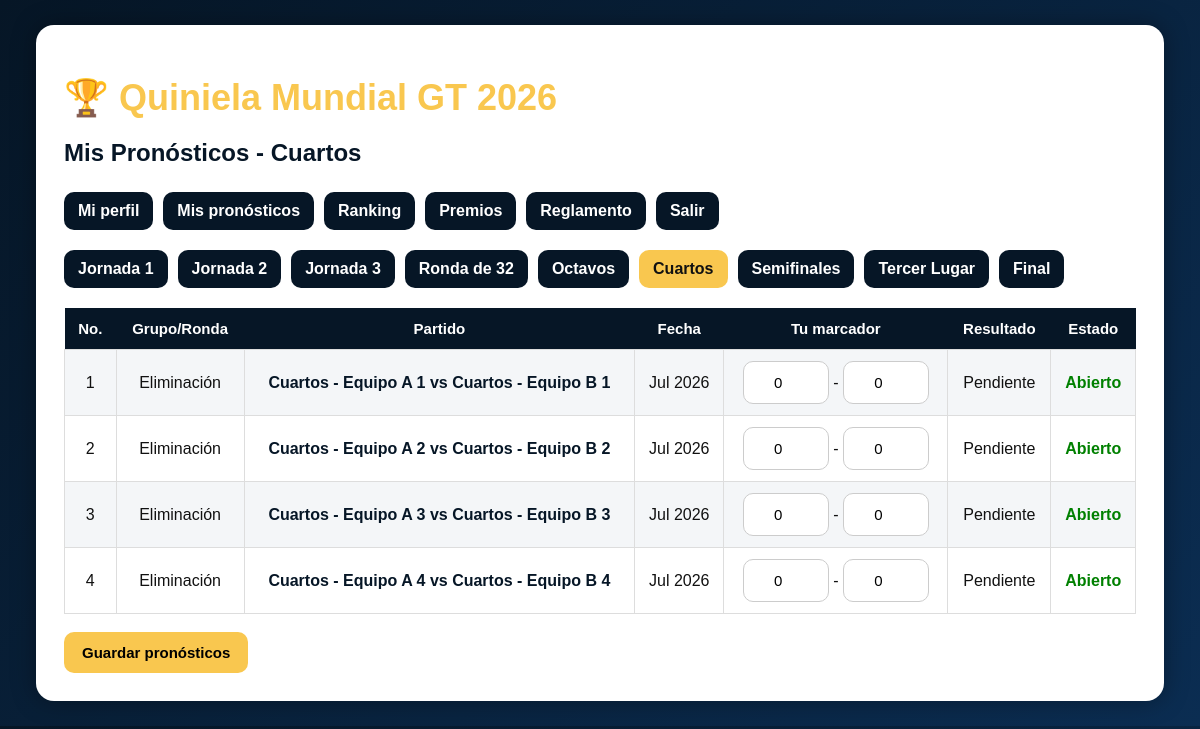
Screenshot of /pronosticos?etapa=Cuartos (signed in) with the database file from the repository.
### models.py (models this page shows)
class Partido(db.Model):
    __tablename__ = "partidos"
    id = db.Column(db.Integer, primary_key=True)
    etapa = db.Column(db.String(50))
    grupo = db.Column(db.String(50))
    numero = db.Column(db.Integer)
    equipo_local = db.Column(db.String(100))
    equipo_visitante = db.Column(db.String(100))
    fecha_texto = db.Column(db.String(100))
    fecha_hora = db.Column(db.DateTime)
    goles_local = db.Column(db.Integer)
    goles_visitante = db.Column(db.Integer)
    cerrado = db.Column(db.Boolean, default=False)

### app.py (the view, shortened to what this page needs)
@app.route("/pronosticos", methods=["GET", "POST"])
def pronosticos():
    usuario = usuario_actual()
    if not usuario:
        return redirect("/")
    etapa = request.args.get("etapa", "Jornada 1")
    partidos = Partido.query.filter_by(etapa=etapa).order_by(Partido.numero).all()
    etapas = [x[0] for x in db.session.query(Partido.etapa).distinct().all()]
    pronosticos_usuario = Pronostico.query.filter_by(usuario_id=usuario.id).all()
    pron_map = {p.partido_id: p for p in pronosticos_usuario}
    return render_template(
        "pronosticos.html",
        usuario=usuario,
        partidos=partidos,
        etapas=etapas,
        etapa=etapa,
        pron_map=pron_map
    )

### app.py (called while the page is built)
def usuario_actual():
    if "usuario_id" not in session:
        return None
    return Usuario.query.get(session["usuario_id"])

### templates/pronosticos.html (shortened to what this page needs)
<!DOCTYPE html>
<html>
<head>
    <link rel="stylesheet" href="{{ url_for('static', filename='css/style.css') }}">
</head>
<body>
<div class="container">
<div class="card">
<h1>🏆 Quiniela Mundial GT 2026</h1>
<h2>Mis Pronósticos - {{ etapa }}</h2>
<div class="nav">
    <a href="/dashboard">Mi perfil</a>
    <a href="/pronosticos">Mis pronósticos</a>
    <a href="/ranking">Ranking</a>
    <a href="/premios">Premios</a>
    <a href="/reglamento">Reglamento</a>
    <a href="/logout">Salir</a>
</div>
<div class="nav">
{% for e in etapas %}
    <a class="{% if e == etapa %}gold{% endif %}" href="/pronosticos?etapa={{ e }}">{{ e }}</a>
{% endfor %}
</div>
<form method="POST">
<table>
<tr><th>No.</th><th>Grupo/Ronda</th><th>Partido</th><th>Fecha</th><th>Tu marcador</th><th>Resultado</th><th>Estado</th></tr>
{% for p in partidos %}
{% set pron = pron_map.get(p.id) %}
<tr>
<td>{{ p.numero }}</td>
<td>{{ p.grupo }}</td>
<td class="match-name">{{ p.equipo_local }} vs {{ p.equipo_visitante }}</td>
<td>{{ p.fecha_texto or '-' }}</td>
<td>
{% if p.cerrado %}
    {{ pron.pron_local if pron else '-' }} - {{ pron.pron_visitante if pron else '-' }}
{% else %}
    <input class="score-input" type="number" min="0" name="local_{{ p.id }}" value="{{ pron.pron_local if pron else 0 }}"> -
    <input class="score-input" type="number" min="0" name="visita_{{ p.id }}" value="{{ pron.pron_visitante if pron else 0 }}">
{% endif %}
</td>
<td>{% if p.goles_local is not none %}{{ p.goles_local }} - {{ p.goles_visitante }}{% else %}Pendiente{% endif %}</td>
<td>{% if p.cerrado %}<span class="locked">Cerrado</span>{% else %}<span class="open">Abierto</span>{% endif %}</td>
</tr>
{% endfor %}
</table>
<br>
<button>Guardar pronósticos</button>
</form>
</div>
</div>
</body>
</html>

### static/css/style.css (style rules this page uses)
body { background: linear-gradient(135deg,#061626,#0b2d52); color:white; font-family: Arial, sans-serif; margin:0; }
.container { width:94%; margin:auto; padding:25px; }
.card { background:white; color:#111; padding:28px; border-radius:18px; box-shadow:0 0 25px rgba(0,0,0,.35); }
h1 { color:#f9c74f; font-size:36px; margin-bottom:10px; }
h2 { color:#061626; margin-bottom:25px; }
.nav { display:flex; flex-wrap:wrap; gap:10px; margin-bottom:20px; }
.nav a { background:#061626; color:white; padding:10px 14px; border-radius:10px; text-decoration:none; font-weight:bold; }
.nav a.gold { background:#f9c74f; color:#111; }
input { padding:12px; border-radius:10px; border:1px solid #ccc; color:#000; background:#fff; font-size:15px; }
button { background:#f9c74f; border:none; padding:12px 18px; border-radius:10px; cursor:pointer; font-weight:bold; font-size:15px; }
table { width:100%; border-collapse:collapse; margin-top:15px; }
th { background:#061626; color:white; padding:12px; font-size:15px; }
td { padding:11px; border:1px solid #ddd; text-align:center; }
tr:nth-child(even) { background:#f4f6f8; }
.match-name { font-weight:bold; color:#061626; }
.score-input { width:60px; text-align:center; }
.open { color:green; font-weight:bold; }

### rows the page displays
Partido: numero "1", grupo "Eliminación", equipo_local "Cuartos - Equipo A 1", equipo_visitante "Cuartos - Equipo B 1", fecha_texto "Jul 2026", pron_local "0", pron_visitante "0", shows "Pendiente", cerrado "Abierto"
Partido: numero "2", grupo "Eliminación", equipo_local "Cuartos - Equipo A 2", equipo_visitante "Cuartos - Equipo B 2", fecha_texto "Jul 2026", pron_local "0", pron_visitante "0", shows "Pendiente", cerrado "Abierto"
Partido: numero "3", grupo "Eliminación", equipo_local "Cuartos - Equipo A 3", equipo_visitante "Cuartos - Equipo B 3", fecha_texto "Jul 2026", pron_local "0", pron_visitante "0", shows "Pendiente", cerrado "Abierto"
Partido: numero "4", grupo "Eliminación", equipo_local "Cuartos - Equipo A 4", equipo_visitante "Cuartos - Equipo B 4", fecha_texto "Jul 2026", pron_local "0", pron_visitante "0", shows "Pendiente", cerrado "Abierto"

### other values shown
{{ etapa }} "Cuartos"
{{ e }} "Jornada 1" "Jornada 2" "Jornada 3" "Ronda de 32" "Octavos" "Cuartos" "Semifinales" "Tercer Lugar" "Final"
